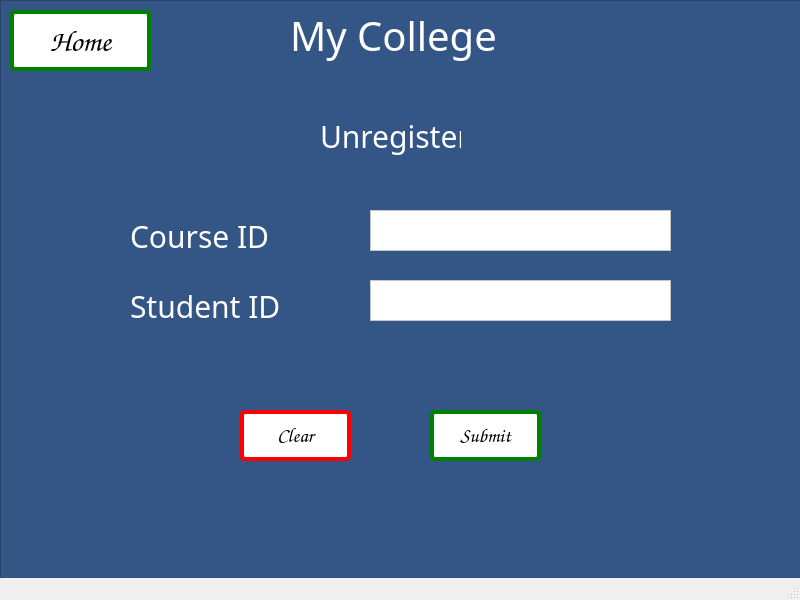
<?xml version="1.0" encoding="UTF-8"?>
<ui version="4.0">
 <class>MainWindow</class>
 <widget class="QMainWindow" name="MainWindow">
  <property name="geometry">
   <rect>
    <x>0</x>
    <y>0</y>
    <width>800</width>
    <height>600</height>
   </rect>
  </property>
  <property name="windowTitle">
   <string>MainWindow</string>
  </property>
  <widget class="QWidget" name="centralwidget">
   <widget class="QWidget" name="gridLayoutWidget">
    <property name="geometry">
     <rect>
      <x>0</x>
      <y>0</y>
      <width>801</width>
      <height>601</height>
     </rect>
    </property>
    <layout class="QGridLayout" name="gridLayout">
     <item row="0" column="0">
      <widget class="QFrame" name="frame">
       <property name="autoFillBackground">
        <bool>false</bool>
       </property>
       <property name="styleSheet">
        <string notr="true"> background-color: #345687;</string>
       </property>
       <property name="frameShape">
        <enum>QFrame::StyledPanel</enum>
       </property>
       <property name="frameShadow">
        <enum>QFrame::Raised</enum>
       </property>
       <widget class="QLabel" name="label_4">
        <property name="geometry">
         <rect>
          <x>290</x>
          <y>10</y>
          <width>211</width>
          <height>51</height>
         </rect>
        </property>
        <property name="font">
         <font>
          <family>Papyrus</family>
          <pointsize>-1</pointsize>
         </font>
        </property>
        <property name="styleSheet">
         <string notr="true">font-size: 40px;
color: white;</string>
        </property>
        <property name="text">
         <string>My College</string>
        </property>
       </widget>
       <widget class="QLabel" name="label_5">
        <property name="geometry">
         <rect>
          <x>320</x>
          <y>110</y>
          <width>141</width>
          <height>51</height>
         </rect>
        </property>
        <property name="font">
         <font>
          <family>Papyrus</family>
          <pointsize>-1</pointsize>
         </font>
        </property>
        <property name="styleSheet">
         <string notr="true">font-size: 30px;
color: white;</string>
        </property>
        <property name="text">
         <string>Unregister</string>
        </property>
       </widget>
       <widget class="QTextEdit" name="unregisterLandingPageTakeCourseID">
        <property name="geometry">
         <rect>
          <x>370</x>
          <y>210</y>
          <width>301</width>
          <height>41</height>
         </rect>
        </property>
        <property name="styleSheet">
         <string notr="true">background-color:white;color:black;font-size:25px;</string>
        </property>
       </widget>
       <widget class="QLabel" name="label_6">
        <property name="geometry">
         <rect>
          <x>130</x>
          <y>210</y>
          <width>161</width>
          <height>51</height>
         </rect>
        </property>
        <property name="font">
         <font>
          <family>Papyrus</family>
          <pointsize>-1</pointsize>
         </font>
        </property>
        <property name="styleSheet">
         <string notr="true">font-size: 30px;
color: white;</string>
        </property>
        <property name="text">
         <string>Course ID</string>
        </property>
       </widget>
       <widget class="QLabel" name="label_7">
        <property name="geometry">
         <rect>
          <x>130</x>
          <y>280</y>
          <width>201</width>
          <height>51</height>
         </rect>
        </property>
        <property name="font">
         <font>
          <family>Papyrus</family>
          <pointsize>-1</pointsize>
         </font>
        </property>
        <property name="styleSheet">
         <string notr="true">font-size: 30px;
color: white;</string>
        </property>
        <property name="text">
         <string>Student ID</string>
        </property>
       </widget>
       <widget class="QTextEdit" name="unregisterLandingPageTakeStudentID">
        <property name="geometry">
         <rect>
          <x>370</x>
          <y>280</y>
          <width>301</width>
          <height>41</height>
         </rect>
        </property>
        <property name="styleSheet">
         <string notr="true">background-color:white;color:black;font-size:25px;</string>
        </property>
       </widget>
       <widget class="QPushButton" name="unregisterLandingPageSubmitButton">
        <property name="geometry">
         <rect>
          <x>430</x>
          <y>410</y>
          <width>111</width>
          <height>51</height>
         </rect>
        </property>
        <property name="font">
         <font>
          <family>Comic Sans MS</family>
          <pointsize>-1</pointsize>
          <underline>false</underline>
          <strikeout>false</strikeout>
         </font>
        </property>
        <property name="styleSheet">
         <string notr="true">background-color: white;
display: inline-block;
      padding: 10px 20px;
      font-size: 20px;
      text-align: center;
      text-decoration: none;
      cursor: pointer;
      border-radius: 5px;
      transition: background-color 0.3s ease;
 border: 4px solid green;</string>
        </property>
        <property name="text">
         <string>Submit</string>
        </property>
       </widget>
       <widget class="QPushButton" name="unregisterLandingPageClearButton">
        <property name="geometry">
         <rect>
          <x>240</x>
          <y>410</y>
          <width>111</width>
          <height>51</height>
         </rect>
        </property>
        <property name="font">
         <font>
          <family>Comic Sans MS</family>
          <pointsize>-1</pointsize>
          <underline>false</underline>
          <strikeout>false</strikeout>
         </font>
        </property>
        <property name="styleSheet">
         <string notr="true">background-color: white;
display: inline-block;
      padding: 10px 20px;
      font-size: 20px;
      text-align: center;
      text-decoration: none;
      cursor: pointer;
      border-radius: 5px;
      transition: background-color 0.3s ease;
 border: 4px solid red;</string>
        </property>
        <property name="text">
         <string>Clear</string>
        </property>
       </widget>
       <widget class="QPushButton" name="unregisterLandingPageHomeButton">
        <property name="geometry">
         <rect>
          <x>10</x>
          <y>10</y>
          <width>141</width>
          <height>61</height>
         </rect>
        </property>
        <property name="font">
         <font>
          <family>Comic Sans MS</family>
          <pointsize>-1</pointsize>
          <underline>false</underline>
          <strikeout>false</strikeout>
         </font>
        </property>
        <property name="styleSheet">
         <string notr="true">background-color: white;
display: inline-block;
      padding: 10px 20px;
      font-size: 30px;
      text-align: center;
      text-decoration: none;
      cursor: pointer;
      border-radius: 5px;
      transition: background-color 0.3s ease;
 border: 4px solid green;</string>
        </property>
        <property name="text">
         <string>Home</string>
        </property>
       </widget>
      </widget>
     </item>
    </layout>
   </widget>
  </widget>
  <widget class="QStatusBar" name="statusbar"/>
 </widget>
 <resources/>
 <connections/>
</ui>
